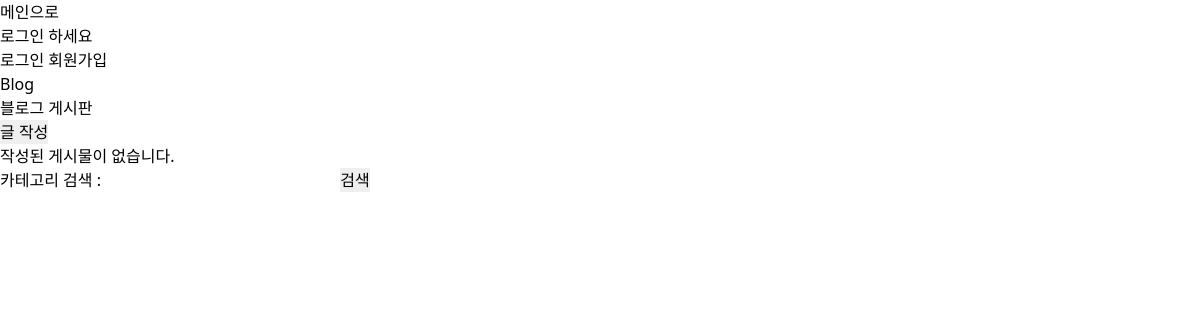
The page /blog/ on the database as committed earlier.
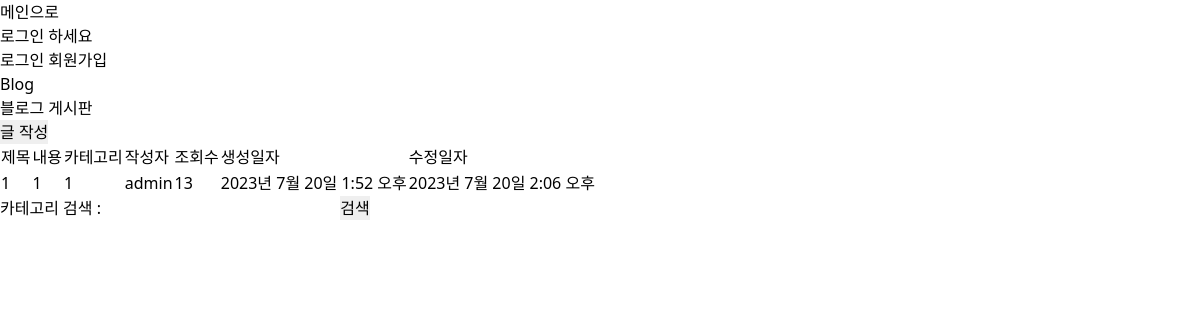
The same page on the database as committed later.
### blog/models.py (models this page shows)
class Post(models.Model):
    title = models.CharField(max_length=30)
    content = models.TextField()
    imgfile = models.ImageField(null=True, upload_to="", blank=True)
    category = models.CharField(max_length=10)
    writer = models.ForeignKey(User, on_delete=models.CASCADE)
    count = models.PositiveIntegerField(default=0)
    created_at = models.DateTimeField(auto_now_add=True)
    updated_at = models.DateTimeField(auto_now=True)

### user/models.py (models this page shows)
class User(AbstractUser):
    username = models.CharField(unique=True, max_length=20)
    is_staff = models.BooleanField(default=False)
    is_active = models.BooleanField(default=True)
    is_superuser = models.BooleanField(default=False)
    last_login = models.DateTimeField(null=True, blank=True)
    date_joined = models.DateTimeField(auto_now_add=True)
    USERNAME_FIELD = "username"
    EMAIL_FIELD = "username"
    REQUIRED_FIELDS = []
    objects = UserManager()

### blog/views.py (the view)
# urls.py: path("", views.PostList.as_view(), name='post-list'),
class PostList(View):
    def get(self, request):
        post_objs = Post.objects.all()
        context = {
            'title': '블로그',
            'posts': post_objs
        }
        return render(request, 'blog/post_list.html', context)

### blog/templates/blog/post_list.html (shortened to what this page needs)
{% extends 'base.html' %}
{% block content %}
    <p>블로그 게시판</p>
    <form action="{% url 'blog:post-write' %}" method="get">
        <input type="submit" value="글 작성">
    </form>
    {% if posts %}
        <table>
            <thead>
                <tr>
                    <td>제목</td>
                    <td>내용</td>
                    <td>카테고리</td>
                    <td>작성자</td>
                    <td>조회수</td>
                    <td>생성일자</td>
                    <td>수정일자</td>
                </tr>
            </thead>
            <tbody>
                {% for post in posts %}
                    <tr>
                        <td><a href="{% url 'blog:post-detail' id=post.pk %}">{{ post.title }}</a></td>
                        <td><a href="{% url 'blog:post-detail' id=post.pk %}">{{ post.content }}</a></td>
                        <td><a href="{% url 'blog:post-detail' id=post.pk %}">{{ post.category }}</a></td>
                        <td><a href="{% url 'blog:post-detail' id=post.pk %}">{{ post.writer }}</a></td>
                        <td><a href="{% url 'blog:post-detail' id=post.pk %}">{{ post.count }}</a></td>
                        <td><a href="{% url 'blog:post-detail' id=post.pk %}">{{ post.created_at }}</a></td>
                        <td><a href="{% url 'blog:post-detail' id=post.pk %}">{{ post.updated_at }}</a></td>
                    </tr>
                {% endfor %}
            </tbody>
        </table>
    {% else %}
        <p>작성된 게시물이 없습니다.</p>
    {% endif %}
    <form id="search-form" action="" method="get">
        카테고리 검색 : <input id="search-input" type="text"/>
        <input type="submit" value="검색">
    </form>
{% endblock %}

Rows that differ between the two databases and show on the page:
added Post: title "1", content "1", category "1", writer "admin", count "13", created_at "2023년 7월 20일 1:52 오후", updated_at "2023년 7월 20일 2:06 오후"
Other text that changed with them:
text no longer shown: "작성된 게시물이 없습니다."
text now shown: "제목 내용 카테고리 작성자 조회수 생성일자 수정일자"
